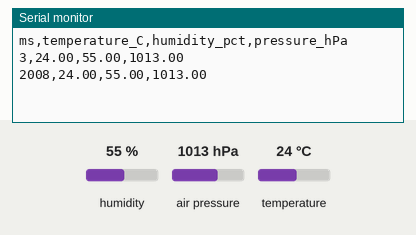
This sketch was run on a simulated Arduino Uno, built with avr-gcc and run on an emulated ATmega328P. Parts: the last lines printed to the serial monitor. The test bench sets the inputs (shaded band); at power-on: humidity 55 %, air pressure 1013 hPa, temperature 24 °C.

Above: at 2.8 s.
2.9 s: humidity set to 22 %
At 4.5 s:
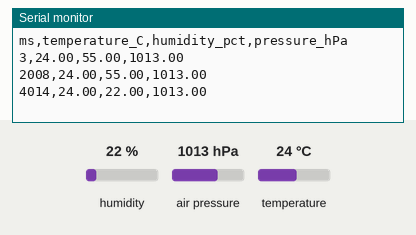
5.6 s: air pressure set to 952 hPa
At 7.4 s:
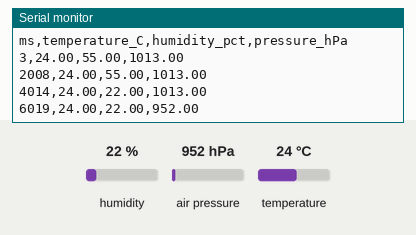
8.3 s: temperature set to 12 °C
At 10.8 s:
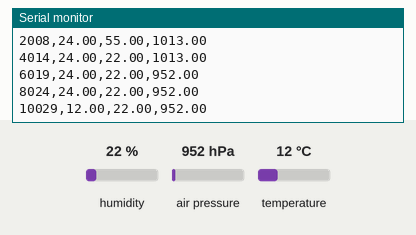
Timing chart, 0 to 12.3 s (numbered marks = the images above; inputs shaded):
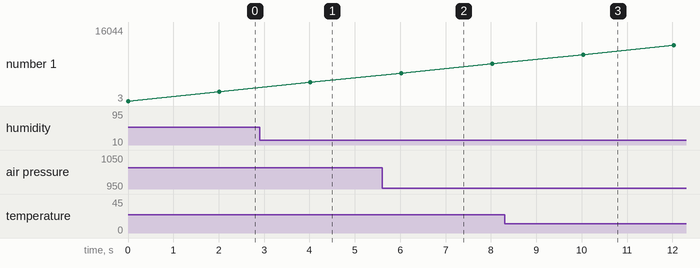

The sketch:

bme280_read.ino
```cpp
// Storm Charm bring-up: read BME280 over I2C (address 0x76) in forced mode.
// Needs the "Adafruit BME280 Library" (plus its dependencies) from the Library Manager.
#include <Wire.h>
#include <Adafruit_Sensor.h>
#include <Adafruit_BME280.h>

Adafruit_BME280 bme;

void setup() {
  Serial.begin(115200);
  while (!Serial && millis() < 3000) {}   // wait up to 3 s for the serial monitor

  if (!bme.begin(0x76)) {                 // library default is 0x77; ours is 0x76
    Serial.println("BME280 not found at 0x76");
    while (true) delay(1000);
  }

  // Forced mode, 1x oversampling, no filter: one measurement per request,
  // which is how the real firmware will sample (low power, low self-heating).
  bme.setSampling(Adafruit_BME280::MODE_FORCED,
                  Adafruit_BME280::SAMPLING_X1,   // temperature
                  Adafruit_BME280::SAMPLING_X1,   // pressure
                  Adafruit_BME280::SAMPLING_X1,   // humidity
                  Adafruit_BME280::FILTER_OFF);

  Serial.println("ms,temperature_C,humidity_pct,pressure_hPa");
}

void loop() {
  bme.takeForcedMeasurement();
  float t = bme.readTemperature();        // degC
  float h = bme.readHumidity();           // %RH
  float p = bme.readPressure();           // Pa

  Serial.print(millis());
  Serial.print(',');
  Serial.print(t, 2);
  Serial.print(',');
  Serial.print(h, 2);
  Serial.print(',');
  Serial.println(p / 100.0f, 2);

  delay(2000);
}
```

Measured:
- after the input at 2.9 s, the serial monitor: prints a new line after 1.1 s (image 1)
- after the input at 5.6 s, the serial monitor: prints a new line after 0.42 s (image 2)
- after the input at 8.3 s, the serial monitor: prints a new line after 1.7 s (image 3)
